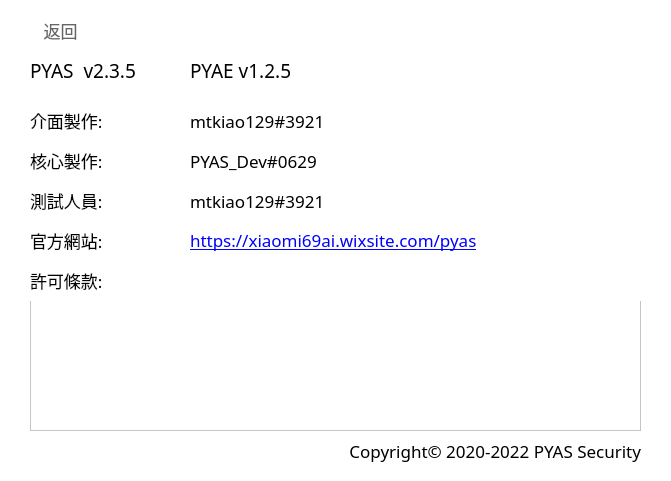
    <widget class="QWidget" name="About_widget" native="true">
     <property name="geometry">
      <rect>
       <x>170</x>
       <y>50</y>
       <width>671</width>
       <height>481</height>
      </rect>
     </property>
     <property name="font">
      <font>
       <family>Microsoft YaHei</family>
       <pointsize>11</pointsize>
       <stylestrategy>PreferAntialias</stylestrategy>
      </font>
     </property>
     <property name="styleSheet">
      <string notr="true">background-color:rgba(255, 255, 255,255);</string>
     </property>
     <widget class="QPushButton" name="About_Back">
      <property name="geometry">
       <rect>
        <x>10</x>
        <y>10</y>
        <width>101</width>
        <height>41</height>
       </rect>
      </property>
      <property name="sizePolicy">
       <sizepolicy hsizetype="Minimum" vsizetype="Minimum">
        <horstretch>0</horstretch>
        <verstretch>0</verstretch>
       </sizepolicy>
      </property>
      <property name="font">
       <font>
        <family>Microsoft YaHei</family>
        <pointsize>13</pointsize>
        <stylestrategy>PreferAntialias</stylestrategy>
       </font>
      </property>
      <property name="focusPolicy">
       <enum>Qt::StrongFocus</enum>
      </property>
      <property name="styleSheet">
       <string notr="true">QPushButton
{
	border:none;
	background-color:rgba(0,0,0,0);
	color:rgba(60,60,60,200);
}
QPushButton:hover
{
    color:rgba(60,60,60,255);
}
</string>
      </property>
      <property name="text">
       <string>返回</string>
      </property>
      <property name="icon">
       <iconset>
        <normaloff>:/icon/Icon/exit2.png</normaloff>:/icon/Icon/exit2.png</iconset>
      </property>
      <property name="iconSize">
       <size>
        <width>20</width>
        <height>20</height>
       </size>
      </property>
      <property name="checkable">
       <bool>false</bool>
      </property>
     </widget>
     <widget class="QLabel" name="PYAS_Version">
      <property name="geometry">
       <rect>
        <x>30</x>
        <y>50</y>
        <width>131</width>
        <height>41</height>
       </rect>
      </property>
      <property name="font">
       <font>
        <family>Microsoft YaHei</family>
        <pointsize>14</pointsize>
        <weight>50</weight>
        <bold>false</bold>
        <underline>false</underline>
       </font>
      </property>
      <property name="styleSheet">
       <string notr="true"/>
      </property>
      <property name="text">
       <string>PYAS  v2.3.5</string>
      </property>
      <property name="alignment">
       <set>Qt::AlignLeading|Qt::AlignLeft|Qt::AlignVCenter</set>
      </property>
     </widget>
     <widget class="QLabel" name="GUI_Made_title">
      <property name="geometry">
       <rect>
        <x>30</x>
        <y>100</y>
        <width>131</width>
        <height>41</height>
       </rect>
      </property>
      <property name="font">
       <font>
        <family>Microsoft YaHei</family>
        <pointsize>13</pointsize>
        <weight>50</weight>
        <bold>false</bold>
       </font>
      </property>
      <property name="styleSheet">
       <string notr="true"/>
      </property>
      <property name="text">
       <string>介面製作:</string>
      </property>
      <property name="alignment">
       <set>Qt::AlignLeading|Qt::AlignLeft|Qt::AlignVCenter</set>
      </property>
     </widget>
     <widget class="QLabel" name="GUI_Made_Name">
      <property name="geometry">
       <rect>
        <x>190</x>
        <y>100</y>
        <width>451</width>
        <height>41</height>
       </rect>
      </property>
      <property name="font">
       <font>
        <family>Microsoft YaHei</family>
        <pointsize>13</pointsize>
        <weight>50</weight>
        <bold>false</bold>
       </font>
      </property>
      <property name="styleSheet">
       <string notr="true"/>
      </property>
      <property name="text">
       <string>mtkiao129#3921</string>
      </property>
      <property name="alignment">
       <set>Qt::AlignLeading|Qt::AlignLeft|Qt::AlignVCenter</set>
      </property>
     </widget>
     <widget class="QLabel" name="Core_Made_title">
      <property name="geometry">
       <rect>
        <x>30</x>
        <y>140</y>
        <width>131</width>
        <height>41</height>
       </rect>
      </property>
      <property name="font">
       <font>
        <family>Microsoft YaHei</family>
        <pointsize>13</pointsize>
        <weight>50</weight>
        <bold>false</bold>
       </font>
      </property>
      <property name="styleSheet">
       <string notr="true"/>
      </property>
      <property name="text">
       <string>核心製作:</string>
      </property>
      <property name="alignment">
       <set>Qt::AlignLeading|Qt::AlignLeft|Qt::AlignVCenter</set>
      </property>
     </widget>
     <widget class="QLabel" name="Core_Made_Name">
      <property name="geometry">
       <rect>
        <x>190</x>
        <y>140</y>
        <width>451</width>
        <height>41</height>
       </rect>
      </property>
      <property name="font">
       <font>
        <family>Microsoft YaHei</family>
        <pointsize>13</pointsize>
        <weight>50</weight>
        <bold>false</bold>
       </font>
      </property>
      <property name="styleSheet">
       <string notr="true"/>
      </property>
      <property name="text">
       <string>PYAS_Dev#0629</string>
      </property>
      <property name="alignment">
       <set>Qt::AlignLeading|Qt::AlignLeft|Qt::AlignVCenter</set>
      </property>
     </widget>
     <widget class="QLabel" name="Testers_title">
      <property name="geometry">
       <rect>
        <x>30</x>
        <y>180</y>
        <width>131</width>
        <height>41</height>
       </rect>
      </property>
      <property name="font">
       <font>
        <family>Microsoft YaHei</family>
        <pointsize>13</pointsize>
        <weight>50</weight>
        <bold>false</bold>
       </font>
      </property>
      <property name="styleSheet">
       <string notr="true"/>
      </property>
      <property name="text">
       <string>測試人員:</string>
      </property>
      <property name="alignment">
       <set>Qt::AlignLeading|Qt::AlignLeft|Qt::AlignVCenter</set>
      </property>
     </widget>
     <widget class="QLabel" name="Testers_Name">
      <property name="geometry">
       <rect>
        <x>190</x>
        <y>180</y>
        <width>451</width>
        <height>41</height>
       </rect>
      </property>
      <property name="font">
       <font>
        <family>Microsoft YaHei</family>
        <pointsize>13</pointsize>
        <weight>50</weight>
        <bold>false</bold>
       </font>
      </property>
      <property name="styleSheet">
       <string notr="true"/>
      </property>
      <property name="text">
       <string>mtkiao129#3921</string>
      </property>
      <property name="alignment">
       <set>Qt::AlignLeading|Qt::AlignLeft|Qt::AlignVCenter</set>
      </property>
     </widget>
     <widget class="QLabel" name="PYAS_URL_title">
      <property name="geometry">
       <rect>
        <x>30</x>
        <y>220</y>
        <width>131</width>
        <height>41</height>
       </rect>
      </property>
      <property name="font">
       <font>
        <family>Microsoft YaHei</family>
        <pointsize>13</pointsize>
        <weight>50</weight>
        <bold>false</bold>
       </font>
      </property>
      <property name="styleSheet">
       <string notr="true"/>
      </property>
      <property name="text">
       <string>官方網站:</string>
      </property>
      <property name="alignment">
       <set>Qt::AlignLeading|Qt::AlignLeft|Qt::AlignVCenter</set>
      </property>
     </widget>
     <widget class="QLabel" name="PYAS_URL">
      <property name="geometry">
       <rect>
        <x>190</x>
        <y>220</y>
        <width>451</width>
        <height>41</height>
       </rect>
      </property>
      <property name="font">
       <font>
        <family>Microsoft YaHei</family>
        <pointsize>13</pointsize>
        <weight>50</weight>
        <bold>false</bold>
       </font>
      </property>
      <property name="styleSheet">
       <string notr="true"/>
      </property>
      <property name="text">
       <string>&lt;html&gt;&lt;head/&gt;&lt;body&gt;&lt;p&gt;&lt;a href=&quot;https://xiaomi69ai.wixsite.com/pyas&quot;&gt;&lt;span style=&quot; text-decoration: underline; color:#0000ff;&quot;&gt;https://xiaomi69ai.wixsite.com/pyas&lt;/span&gt;&lt;/a&gt;&lt;/p&gt;&lt;/body&gt;&lt;/html&gt;</string>
      </property>
      <property name="alignment">
       <set>Qt::AlignLeading|Qt::AlignLeft|Qt::AlignVCenter</set>
      </property>
      <property name="openExternalLinks">
       <bool>true</bool>
      </property>
     </widget>
     <widget class="QLabel" name="PYAS_CopyRight">
      <property name="geometry">
       <rect>
        <x>30</x>
        <y>430</y>
        <width>611</width>
        <height>41</height>
       </rect>
      </property>
      <property name="font">
       <font>
        <family>Microsoft YaHei</family>
        <pointsize>13</pointsize>
        <weight>50</weight>
        <bold>false</bold>
       </font>
      </property>
      <property name="styleSheet">
       <string notr="true"/>
      </property>
      <property name="text">
       <string>Copyright© 2020-2022 PYAS Security</string>
      </property>
      <property name="alignment">
       <set>Qt::AlignRight|Qt::AlignTrailing|Qt::AlignVCenter</set>
      </property>
     </widget>
     <widget class="QLabel" name="PYAE_Version">
      <property name="geometry">
       <rect>
        <x>190</x>
        <y>50</y>
        <width>451</width>
        <height>41</height>
       </rect>
      </property>
      <property name="font">
       <font>
        <family>Microsoft YaHei</family>
        <pointsize>14</pointsize>
        <weight>50</weight>
        <bold>false</bold>
        <underline>false</underline>
       </font>
      </property>
      <property name="styleSheet">
       <string notr="true"/>
      </property>
      <property name="text">
       <string>PYAE v1.2.5</string>
      </property>
      <property name="alignment">
       <set>Qt::AlignLeading|Qt::AlignLeft|Qt::AlignVCenter</set>
      </property>
     </widget>
     <widget class="QTextEdit" name="License_terms">
      <property name="geometry">
       <rect>
        <x>30</x>
        <y>300</y>
        <width>611</width>
        <height>131</height>
       </rect>
      </property>
      <property name="styleSheet">
       <string notr="true"/>
      </property>
      <property name="readOnly">
       <bool>true</bool>
      </property>
     </widget>
     <widget class="QLabel" name="License_terms_title">
      <property name="geometry">
       <rect>
        <x>30</x>
        <y>260</y>
        <width>611</width>
        <height>41</height>
       </rect>
      </property>
      <property name="font">
       <font>
        <family>Microsoft YaHei</family>
        <pointsize>13</pointsize>
        <weight>50</weight>
        <bold>false</bold>
       </font>
      </property>
      <property name="styleSheet">
       <string notr="true"/>
      </property>
      <property name="text">
       <string>許可條款:</string>
      </property>
      <property name="alignment">
       <set>Qt::AlignLeading|Qt::AlignLeft|Qt::AlignVCenter</set>
      </property>
     </widget>
    </widget>
